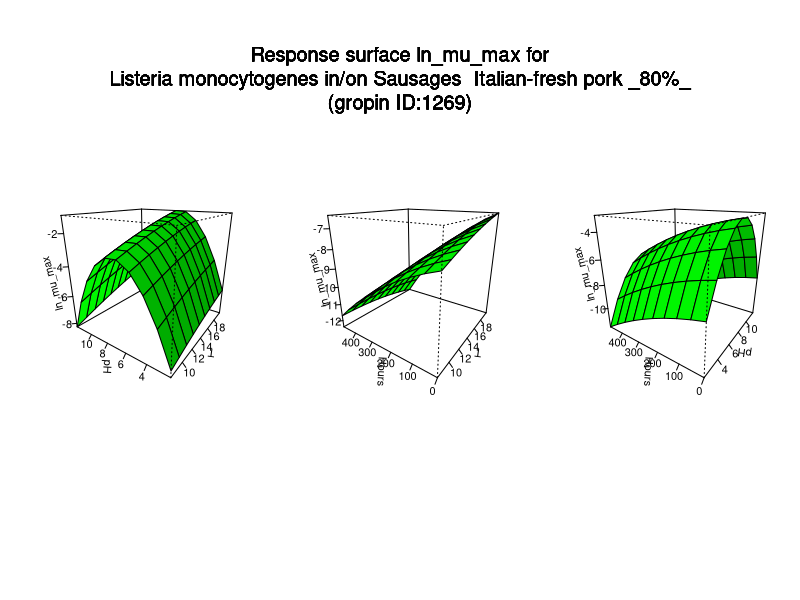

The R script that drew this image:
#############################
# start of Parameter script
#############################
T <- seq(8.008,19.98001998002,length.out=10)
pH <- seq(2.002,11.988011988012,length.out=10)
Hours <- seq(0,479.52047952048,length.out=10)
#############################
# end of Parameter script
#############################
############################# 
# start of Model script Gropin ID 1269 
#############################
 
# constant coefficients for this model
 
variables <- data.frame(T,pH,Hours)
argumentsPar <- unique.data.frame(expand.grid(variables))
 
# heart of the model
response_surface <- function(T,pH,Hours) {
   mumax <-14.02*(-1)+0.2278*T+2.784*pH+7.437*((17.4+0.0311*Hours+0.001036*T*Hours)/100)+0.00696*T*pH-0.06091*T*((17.4+0.0311*Hours+0.001036*T*Hours)/100)+0.3333*pH*((17.4+0.0311*Hours+0.001036*T*Hours)/100)-0.00391*T^2-0.2101*pH^2-52.05*((17.4+0.0311*Hours+0.001036*T*Hours)/100)^2

	return(mumax=mumax)
} 

# output parameters
responseSurface <- cbind(argumentsPar,response_surface(argumentsPar['T'],argumentsPar['pH'],argumentsPar['Hours']))
colnames(responseSurface) <- c(colnames(argumentsPar),'lnmumax')
#############################
# End of Model script
#############################
############################# 
# start of Visualisation script Gropin ID 1269 
#############################
titleText <-'Response surface ln_mu_max for
Listeria monocytogenes in/on Sausages  Italian-fresh pork _80%_
(gropin ID:1269)'
argPar1 <- unique.data.frame(expand.grid(T,pH))
argPar2 <- unique.data.frame(expand.grid(T,Hours))
argPar3 <- unique.data.frame(expand.grid(pH,Hours))
z1 <- matrix(unlist(response_surface(T = argPar1[1],pH = argPar1[2],Hours = Hours[1])),nrow=10)
z2 <- matrix(unlist(response_surface(T = argPar2[1],Hours = argPar2[2],pH = pH[1])),nrow=10)
z3 <- matrix(unlist(response_surface(pH = argPar3[1],Hours = argPar3[2],T = T[1])),nrow=10)
# adding precaution if response surface is zero
myZLim1 <- range(z1)
if(myZLim1[1] == myZLim1[2]) myZLim1[2] <- myZLim1[2]+1
myZLim2 <- range(z2)
if(myZLim2[1] == myZLim2[2]) myZLim2[2] <- myZLim2[2]+1
myZLim3 <- range(z3)
if(myZLim3[1] == myZLim3[2]) myZLim3[2] <- myZLim3[2]+1
if(length(T)>1 & length(pH)>1 & length(Hours)>1) {
	par(mfrow = c(1,3))
	persp(T,pH,z1,col = 'green',xlab='T',ylab='pH',zlab='ln_mu_max',zlim=myZLim1,theta=305,phi=20,shade=0.25,ticktype = 'detailed')
	persp(T,Hours,z2,col = 'green',xlab='T',ylab='Hours',zlab='ln_mu_max',zlim=myZLim2,theta=305,phi=20,shade=0.25,ticktype = 'detailed')
	persp(pH,Hours,z3,col = 'green',xlab='pH',ylab='Hours',zlab='ln_mu_max',zlim=myZLim3,theta=305,phi=20,shade=0.25,ticktype = 'detailed')
	mtext(titleText,outer=T,  cex=1.2, line=-8.5, side=3)
} else {
		myPars <- unique.data.frame(expand.grid(T,pH,Hours))
		myZ <-matrix(unlist(response_surface(myPars[,1],myPars[,2],myPars[,3])),nrow=10)
		myZLim <- range(myZ)
if(myZLim[1] == myZLim[2]) myZLim[2] <- myZLim[2]+1
	if(length(Hours)==1) {
		persp(T,pH,myZ,col = 'green',xlab='T',ylab='pH',zlab='ln_mu_max',main=titleText,sub=paste('other variable: Hours =',round(Hours,digits = 2)),zlim=myZLim,theta=305,phi=20,shade=0.25,ticktype = 'detailed')
	}
	if(length(pH)==1) {
		persp(T,Hours,myZ,col = 'green',xlab='T',ylab='Hours',zlab='ln_mu_max',main=titleText,sub=paste('other variable: pH =',round(pH,digits = 2)),zlim=myZLim,theta=305,phi=20,shade=0.25,ticktype = 'detailed')
	}
	if(length(T)==1) {
		persp(pH,Hours,myZ,col = 'green',xlab='pH',ylab='Hours',zlab='ln_mu_max',main=titleText,sub=paste('other variable: T =',round(T,digits = 2)),zlim=myZLim,theta=305,phi=20,shade=0.25,ticktype = 'detailed')
	}
}
#############################
# End of Visualisation script
#############################
